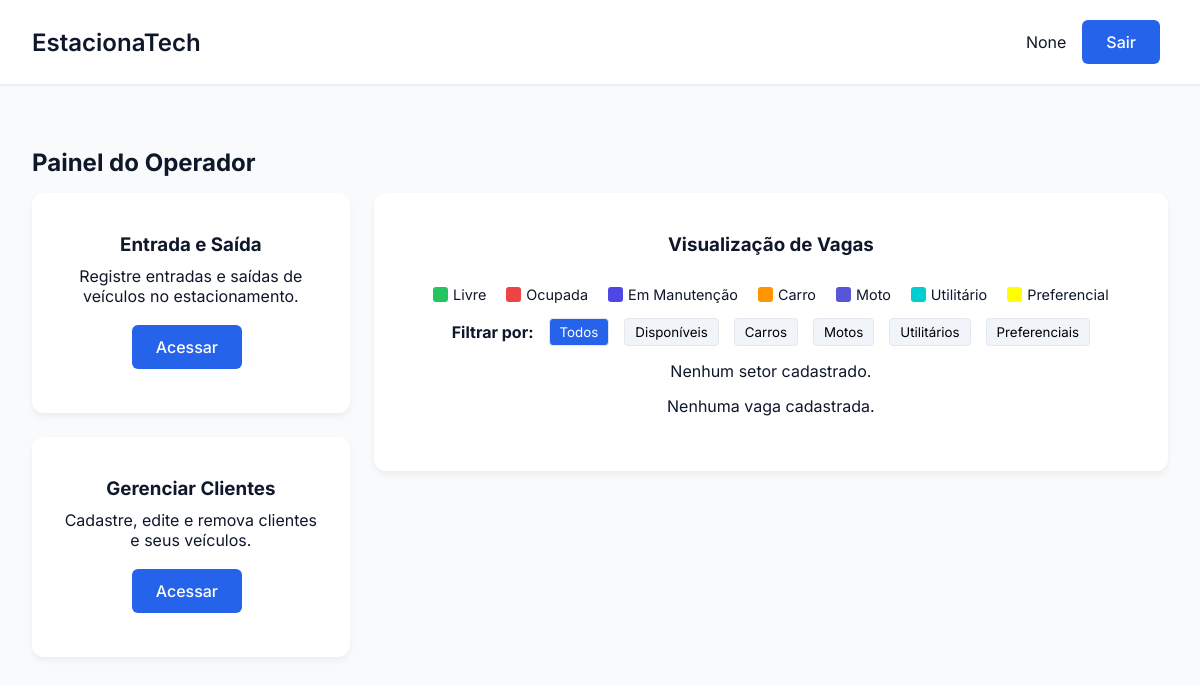
The page /operador/painel_operador on the database as committed earlier.
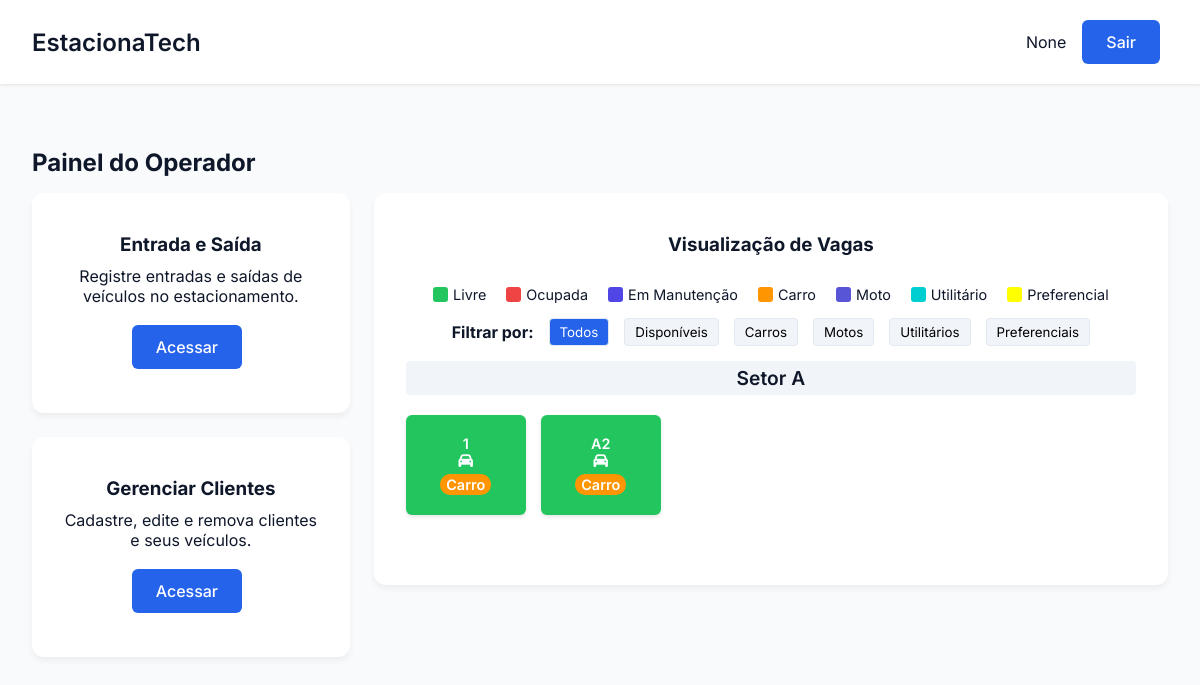
The same page on the database as committed later.
### tables this page shows
CREATE TABLE Setor (
        id_setor TEXT PRIMARY KEY,
        n_vagas INTEGER NOT NULL
    );

CREATE TABLE Vaga (
        id_vaga TEXT PRIMARY KEY,
        setor TEXT NOT NULL,
        tipo TEXT NOT NULL CHECK (tipo IN ('carro', 'moto', 'deficiente', 'etc.')),
        status TEXT NOT NULL CHECK (status IN ('livre', 'ocupada', 'reservada', 'manutenção')),
        FOREIGN KEY (setor) REFERENCES Setor(id_setor)
    );

### EstacionaTech/routes/operador_routes.py (the view)
@operador_bp.route('/painel_operador')
def painel_operador():
    vagas = VagaController.listar_vagas()
    setores = SetorController.listar_setores()
    return render_template('painel_operador.html', vagas=vagas, setores=setores, nome=session.get('nome'))

### EstacionaTech/controllers/setor_controller.py (called while the page is built)
    @staticmethod
    def listar_setores():
        setores = Setor.listar_todos()
        return setores

### EstacionaTech/controllers/vaga_controller.py (called while the page is built)
    @staticmethod
    def listar_vagas():
        vagas= Vaga.listar_todas()
        return vagas

### EstacionaTech/database/database.py (called while the page is built)
def conectar():
    diretorio_db = "EstacionaTech/database"
    if not os.path.exists(diretorio_db):
        os.makedirs(diretorio_db)  # Criar diretório caso não exista
    return sqlite3.connect(f"{diretorio_db}/estacionatech.db")

### EstacionaTech/models/setor.py (called while the page is built)
    def listar_todos():
        conn = conectar()
        cursor = conn.cursor()
        cursor.execute("SELECT * FROM Setor ORDER BY id_setor ASC")
        setores = cursor.fetchall()
        conn.close()
        return setores

### EstacionaTech/models/vaga.py (called while the page is built)
    def listar_todas():
        conn = conectar()
        cursor = conn.cursor()
        cursor.execute("SELECT * FROM vaga ORDER BY id_vaga ASC")
        vagas = cursor.fetchall()
        conn.close()
        return vagas

### app.py (called while the page is built)
@app.before_request
def make_session_permanent():
    session.permanent = True

### EstacionaTech/templates/painel_operador.html (shortened to what the changed rows need)
<!DOCTYPE html>
<html lang="pt-BR">
<head>
    <link rel="stylesheet" href="{{ url_for('static', filename='css/estilo.css') }}">
    <link rel="stylesheet" href="{{ url_for('static', filename='css/visualizar_vagas.css') }}">
    <link rel="stylesheet" href="https://cdnjs.cloudflare.com/ajax/libs/font-awesome/6.5.0/css/all.min.css" />
</head>
<body>
    <div class="dashboard painel-operador">
       <header class="dashboard-header">
           <nav class="dashboard-nav container">
               <h1 class="dashboard-title">EstacionaTech</h1>
           </nav>
       </header>
       <main class="dashboard-content container operador-layout">
           <h2>Painel do Operador</h2>
           <div class="painel-wrapper">
               <div class="painel-direito">
                   <div class="dashboard-card visualizacao-vagas-card">
                       <h3>Visualização de Vagas</h3>
                       <div class="legenda">
                           <div class="legenda-item"><div class="legenda-cor" style="background-color: var(--success);"></div><span>Livre</span></div>
                           <div class="legenda-item"><div class="legenda-cor" style="background-color: var(--danger);"></div><span>Ocupada</span></div>
                           <div class="legenda-item"><div class="legenda-cor" style="background-color: var(--secondary);"></div><span>Em Manutenção</span></div>
                           <div class="legenda-item"><div class="legenda-cor" style="background-color: #ff9500;"></div><span>Carro</span></div>
                           <div class="legenda-item"><div class="legenda-cor" style="background-color: #5856d6;"></div><span>Moto</span></div>
                           <div class="legenda-item"><div class="legenda-cor" style="background-color: #00CED1;"></div><span>Utilitário</span></div>
                           <div class="legenda-item"><div class="legenda-cor" style="background-color: #FFFF00;"></div><span>Preferencial</span></div>
                       </div>
                       <div class="filtros">
                           <span><strong>Filtrar por:</strong></span>
                           <button class="filtro-btn active" data-filtro="todos">Todos</button>
                           <button class="filtro-btn" data-filtro="livre">Disponíveis</button>
                           <button class="filtro-btn" data-filtro="carro">Carros</button>
                           <button class="filtro-btn" data-filtro="moto">Motos</button>
                           <button class="filtro-btn" data-filtro="utilitário">Utilitários</button>
                           <button class="filtro-btn" data-filtro="preferencial">Preferenciais</button>
                       </div>
                       {% for setor in setores %}
                       <div class="setor">
                           <h4 class="setor-titulo">Setor {{ setor[0] }}</h4>
                           <div class="mapa-estacionamento">
                               {% for vaga in vagas %}
                                   {% if vaga[1] == setor[0] %}
                                       <div class="vaga vaga-{{ vaga[3] }} tipo-{{ vaga[4]|default('padrao') }}" data-status="{{ vaga[3] }}" data-tipo="{{ vaga[2]|default('padrao') }}">
                                           <div class="status-indicator"></div>
                                           <span class="vaga-id">{{ vaga[0] }}</span>
                                           <div class="vaga-icone">
                                               {% if vaga[2] == 'carro' %}
                                                  <i class="fa-solid fa-car"></i>
                                               {% elif vaga[2] == 'moto' %}
                                                  <i class="fa-solid fa-motorcycle"></i>
                                               {% elif vaga[2] == 'utilitário' %}
                                                  <i class="fa-solid fa-truck"></i>
                                               {% elif vaga[2] == 'preferencial' %}
                                                  <i class="fa-solid fa-wheelchair"></i>
                                               {% else %}
                                                  <i class="fa-solid fa-square-parking"></i>
                                               {% endif %}
                                            </div>
                                           <div class="vaga-tipo" style="background-color:
                                               {% if vaga[2] == 'carro' %}#ff9500
                                               {% elif vaga[2] == 'moto' %}#5856d6
                                               {% elif vaga[2] == 'preferencial' %}#FFFF00
                                               {% else %}#00CED1{% endif %};">
                                               {{ vaga[2]|default('Padrão')|capitalize }}
                                           </div>
                                       </div>
                                   {% endif %}
                               {% endfor %}
                           </div>
                       </div>
                       {% endfor %}
                       {% if not setores %}<p>Nenhum setor cadastrado.</p>{% endif %}
                       {% if not vagas %}<p>Nenhuma vaga cadastrada.</p>{% endif %}
                   </div>
                </div>
            </div>
        </main>
    </div>
</body>
</html>

Rows that differ between the two databases and show on the page:
added Setor: id_setor "A"
added Vaga: id_vaga "1", tipo "Carro"
added Vaga: id_vaga "A2", tipo "Carro"
Other text that changed with them:
text no longer shown: "Nenhum setor cadastrado. Nenhuma vaga cadastrada."
